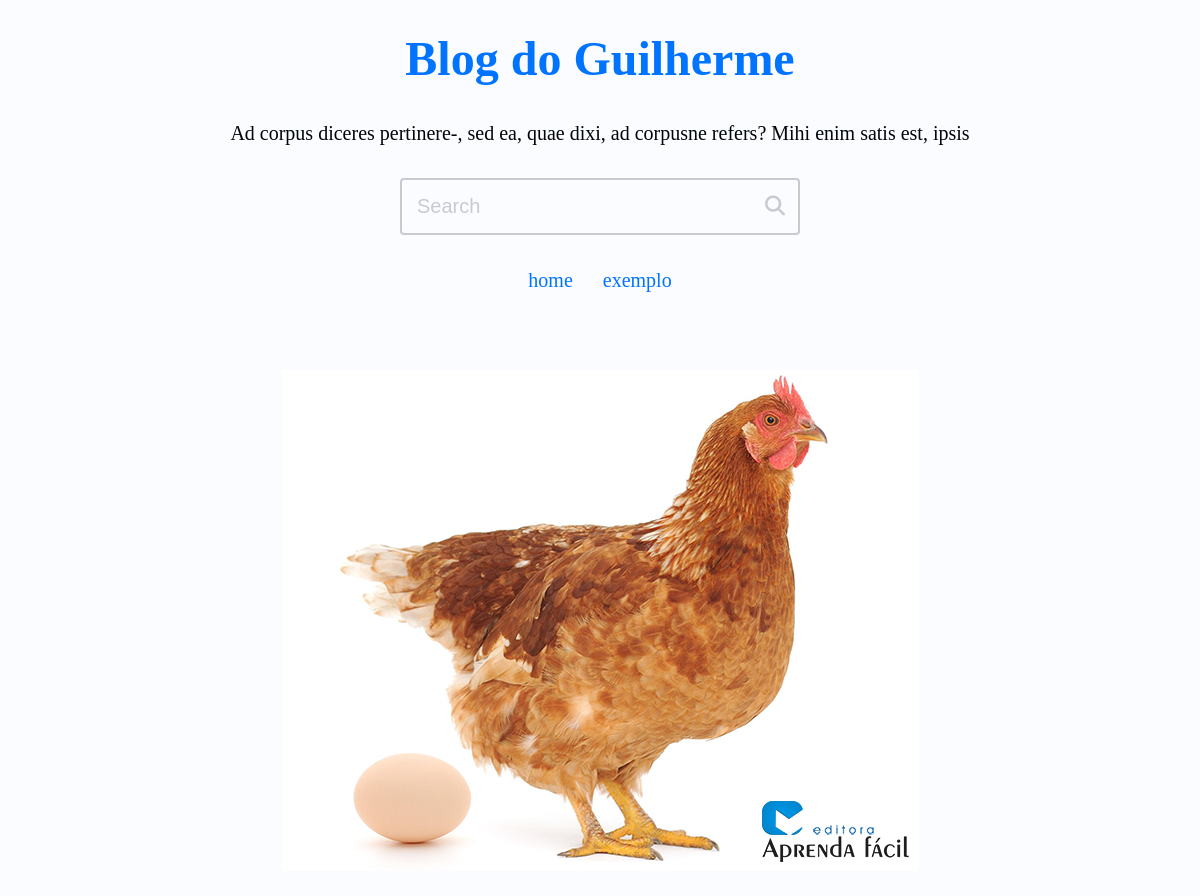
The page /post/post-lindo-de-mais-v8vc/ (upper part) on the database as committed earlier.
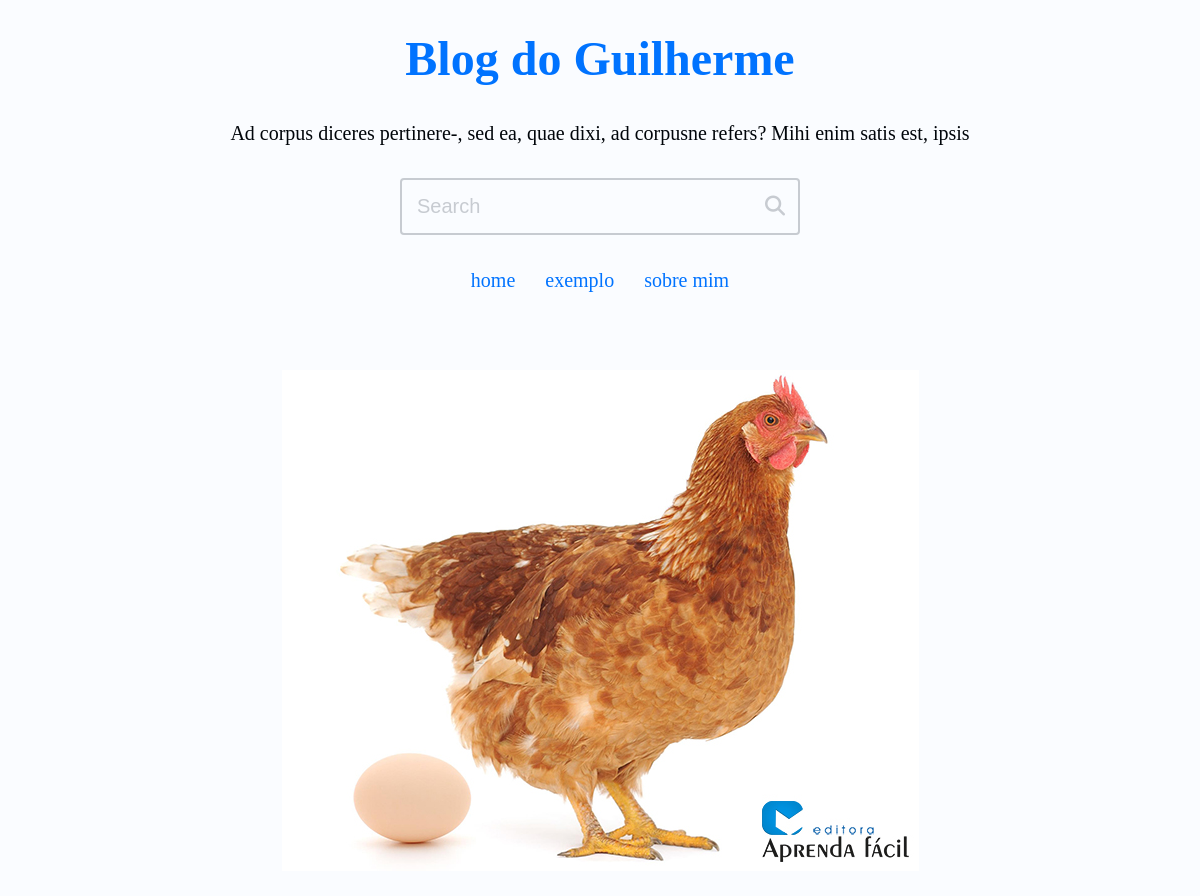
The same page on the database as committed later.
### site_setup/models.py (models this page shows, shortened)
class MenuLink(models.Model):
    class Meta:
        verbose_name = 'Menu Link'
        verbose_name_plural = 'Menu Links'
    text = models.CharField(max_length=50)
    url_or_path = models.CharField(max_length=2048)
    new_tab = models.BooleanField(default=False)
    site_setup = models.ForeignKey(
        'SiteSetup', on_delete=models.CASCADE, blank=True, null=True,
        default=None, related_name='menu'
    )

### blog/views.py (the view)
# urls.py: path('post/<slug:slug>/', PostDetailView.as_view(), name='post'),
class PostDetailView(DetailView):
    model = Post
    template_name = 'blog/pages/post.html'
    slug_field = 'slug'
    context_object_name = 'post'
    def get_context_data(self, **kwargs):
        ctx =  super().get_context_data(**kwargs)
        post = self.get_object()
        page_title = f'{post.title} - Post - '
        ctx.update({
            'page_title': page_title
        })
        return ctx
    def get_queryset(self) -> QuerySet[Any]:
        return super().get_queryset().filter(is_published=True)

### site_setup/context_processors.py (called while the page is built)
def context_processor_example(request):
    return {
        'example': 'Veio do context processor (example)'
    }

def site_setup(request):
    setup = SiteSetup.objects.order_by('-id').first()
    return {
        'site_setup': setup,
    }

### blog/templates/blog/pages/post.html (shortened to what this page needs)
{% extends 'blog/base.html' %}
{% block additional_head %}
<link rel="stylesheet" href="//cdnjs.cloudflare.com/ajax/libs/codemirror/5.62.2/codemirror.min.css">
<link rel="stylesheet" href="//cdnjs.cloudflare.com/ajax/libs/codemirror/6.65.7/theme/dracula.min.css">
{% endblock additional_head %}
{% block content %}
<main class="main-content single-post section-wrapper">
  <div class="single-post-content section-content-narrow">
    <div class="single-post-gap section-gap">
      {% if post.cover and post.cover_in_post_content %}
        <div class="single-post-cover pb-base">
          <img
           loading="lazy"
           src="{{ post.cover.url }}"
           alt="{{ post.title }}">
        </div>
      {% endif %}
    </div>
  </div>
</main>
{% endblock content %}

### blog/templates/blog/partials/_header.html (shortened to what this page needs)
<header class="header section-wrapper">
  <div class="section-content-wide">
    <div class="section-gap">
      <h1 class="blog-title center pb-base">
        <a class="blog-link" href="/">{{ site_setup.title }}</a>
      </h1>
      {% if site_setup.show_description %}
            <p class="blog-description pb-base center">{{ site_setup.description }}</p>
      {% endif %}
      {% if site_setup.show_search %}
        <div class="search pb-base center">
          <form class="search-form" action="{% url "blog:search" %}" method="get">
            <div class="search-content">
              <input
                class="search-input"
                type="search"
                name="search"
                id="search-input"
                placeholder="Search"
                value="{{ search_value }}"
                required
              >
              <button class="search-btn" type="submit" aria-labelledby="search-label">
                <i class="fa fa-search"></i>
              </button>
            </div>
          </form>
        </div>
      {% endif %}
      {% if site_setup.show_menu %}
        <nav class="menu">
          <ul class="menu-items">
            {% for link in site_setup.menu.all %}
              <li class="menu-item">
                {% if link.new_tab %}
                  <a target="_blank" class="menu-link" href="{{ link.url_or_path }}">
                    {{ link.text }}
                  </a>
              {% else %}
                  <a class="menu-link" href="{{ link.url_or_path }}">
                    {{ link.text }}
                  </a>
                {% endif %}
              </li>
            {% endfor %}
          </ul>
        </nav>
      {% endif %}
    </div>
  </div>
</header>

Rows that differ between the two databases and show on the page:
added MenuLink: text "sobre mim"
